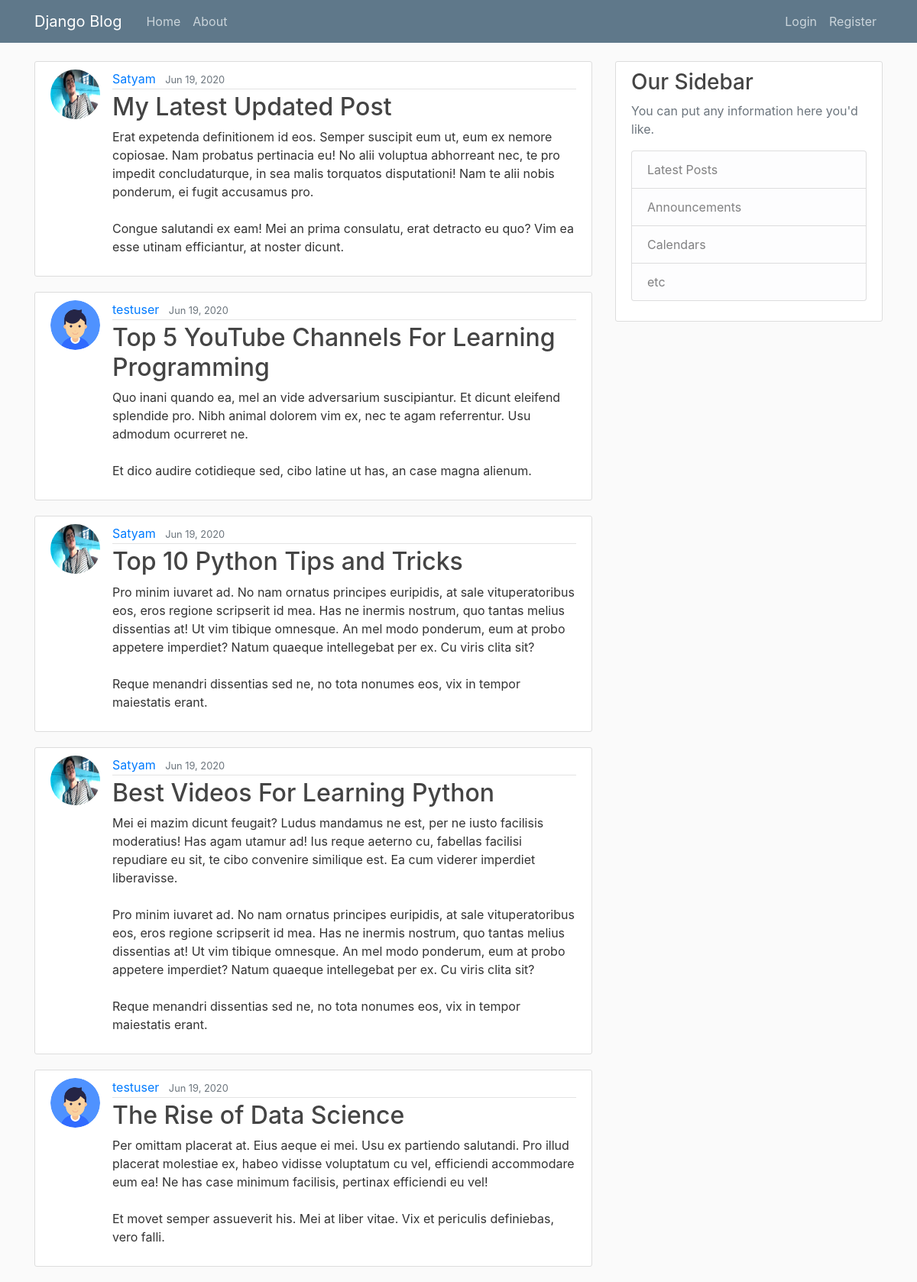
Screenshot of /blog/ with the database file from the repository.
### blog/models.py (models this page shows, shortened)
class Post(models.Model):                                       # we have an implicit PK "id "
    title = models.CharField(max_length=100)                    #title is a characterfield of maxlength 100
    content = models.TextField()                                #content is Text Field Who's size is unlimited (almost)
    date_posted = models.DateTimeField(default = timezone.now)  #date_posted is a DateTimeField with current datetime as the default value
    author =  models.ForeignKey(User,on_delete=models.CASCADE)  # author is a FK Mapped to (referencing) User When author(USer) is deleted this model is dropped (Deleted)

### users/models.py (models this page shows, shortened)
class Profile(models.Model):
    user = models.OneToOneField(User,on_delete=models.CASCADE)                              ##Creting a one to one relationship to the User
    image = models.ImageField(default = "default.jpg",upload_to = 'profile_pics')           ##An Image field with default = default.jpg and upload_to = <folderName>

### blog/views.py (the view)
# urls.py: path('', PostListView.as_view(),name = 'blog-home'),  #/ is handled by home() in views module
class PostListView(ListView):
    model = Post
    template_name = "blog/home.html"                                                ##What model that   we need to query
    context_object_name = "posts"
    ordering = ["-date_posted"]
    paginate_by = 5

### blog/templates/blog/home.html
{% extends "blog/base.html" %}
{% block content %}
    {% for post in posts %}
        <article class="media content-section">
            <img class = "rounded-circle article-img" src="{{ post.author.profile.image.url}}">
            <div class="media-body">
                <div class="article-metadata">
                    <a class="mr-2" href="#">{{ post.author }}</a>
                    <small class="text-muted">{{ post.date_posted|date:"M d, Y" }}</small>
                </div>
                <h2><a class="article-title" href="{% url 'post-detail' post.id %}">{{ post.title }}</a></h2>
                <p class="article-content">{{ post.content }}</p>
            </div>
        </article>
    {% endfor %}
{% endblock content %}

### blog/static/blog/main.css (style rules this page uses)
body { background: #fafafa; color: #333333; margin-top: 5rem; }
h1, h2, h3, h4, h5, h6 { color: #444444; }
.content-section { background: #ffffff; padding: 10px 20px; border: 1px solid #dddddd; border-radius: 3px; margin-bottom: 20px; }
.article-title { color: #444444; }
.article-content { white-space: pre-line; }
.article-img { height: 65px; width: 65px; margin-right: 16px; }
.article-metadata { padding-bottom: 1px; margin-bottom: 4px; border-bottom: 1px solid #e3e3e3 }

### rows the page displays
Post: author.profile.image (picture), author "Satyam", date_posted "Jun 19, 2020", title "My Latest Updated Post", content "Erat expetenda definitionem id eos. Semper suscipit eum ut, eum ex nemore copiosae. Nam probatus pertinacia eu! No alii voluptua abhorreant nec, te pro impedit concludaturque, in sea malis torquatos disputationi! Nam te alii nobis ponderum, ei fugit accusamus pro. Congue salutandi ex eam! Mei an prima consulatu, erat detracto eu quo? Vim ea esse utinam efficiantur, at noster dicunt."
Post: author.profile.image (placeholder picture), author "testuser", date_posted "Jun 19, 2020", title "Top 5 YouTube Channels For Learning Programming", content "Quo inani quando ea, mel an vide adversarium suscipiantur. Et dicunt eleifend splendide pro. Nibh animal dolorem vim ex, nec te agam referrentur. Usu admodum ocurreret ne. Et dico audire cotidieque sed, cibo latine ut has, an case magna alienum."
Post: author.profile.image (picture), author "Satyam", date_posted "Jun 19, 2020", title "Top 10 Python Tips and Tricks", content "Pro minim iuvaret ad. No nam ornatus principes euripidis, at sale vituperatoribus eos, eros regione scripserit id mea. Has ne inermis nostrum, quo tantas melius dissentias at! Ut vim tibique omnesque. An mel modo ponderum, eum at probo appetere imperdiet? Natum quaeque intellegebat per ex. Cu viris clita sit? Reque menandri dissentias sed ne, no tota nonumes eos, vix in tempor maiestatis erant."
Post: author.profile.image (picture), author "Satyam", date_posted "Jun 19, 2020", title "Best Videos For Learning Python", content "Mei ei mazim dicunt feugait? Ludus mandamus ne est, per ne iusto facilisis moderatius! Has agam utamur ad! Ius reque aeterno cu, fabellas facilisi repudiare eu sit, te cibo convenire similique est. Ea cum viderer imperdiet liberavisse. Pro minim iuvaret ad. No nam ornatus principes euripidis, at sale vituperatoribus eos, eros regione scripserit id mea. Has ne inermis nostrum, quo tantas melius dissentias at! Ut vim tibique omnesque. An mel modo ponderum, eum at probo appetere imperdiet? Natum quaeque intellegebat per ex. Cu viris clita sit? Reque menandri dissentias sed ne, no tota nonumes eos, vix in tempor maiestatis erant."
Post: author.profile.image (placeholder picture), author "testuser", date_posted "Jun 19, 2020", title "The Rise of Data Science", content "Per omittam placerat at. Eius aeque ei mei. Usu ex partiendo salutandi. Pro illud placerat molestiae ex, habeo vidisse voluptatum cu vel, efficiendi accommodare eum ea! Ne has case minimum facilisis, pertinax efficiendi eu vel! Et movet semper assueverit his. Mei at liber vitae. Vix et periculis definiebas, vero falli."
